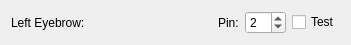
  <widget class="QWidget" name="layoutWidget">
   <property name="geometry">
    <rect>
     <x>30</x>
     <y>60</y>
     <width>351</width>
     <height>35</height>
    </rect>
   </property>
   <layout class="QHBoxLayout" name="horizontalLayout_2">
    <item>
     <widget class="QLabel" name="label_2">
      <property name="text">
       <string>Left Eyebrow:</string>
      </property>
     </widget>
    </item>
    <item>
     <spacer name="horizontalSpacer">
      <property name="orientation">
       <enum>Qt::Horizontal</enum>
      </property>
      <property name="sizeHint" stdset="0">
       <size>
        <width>40</width>
        <height>20</height>
       </size>
      </property>
     </spacer>
    </item>
    <item>
     <widget class="QLabel" name="label_3">
      <property name="text">
       <string>Pin:</string>
      </property>
     </widget>
    </item>
    <item>
     <widget class="QSpinBox" name="leftEyebrowPin">
      <property name="maximum">
       <number>17</number>
      </property>
      <property name="value">
       <number>2</number>
      </property>
     </widget>
    </item>
    <item>
     <widget class="QCheckBox" name="leftEyebrowTest">
      <property name="text">
       <string>Test</string>
      </property>
      <property name="checkable">
       <bool>true</bool>
      </property>
     </widget>
    </item>
   </layout>
   <zorder>label_2</zorder>
   <zorder>label_3</zorder>
   <zorder>leftEyebrowTest</zorder>
   <zorder>leftEyebrowPin</zorder>
  </widget>
